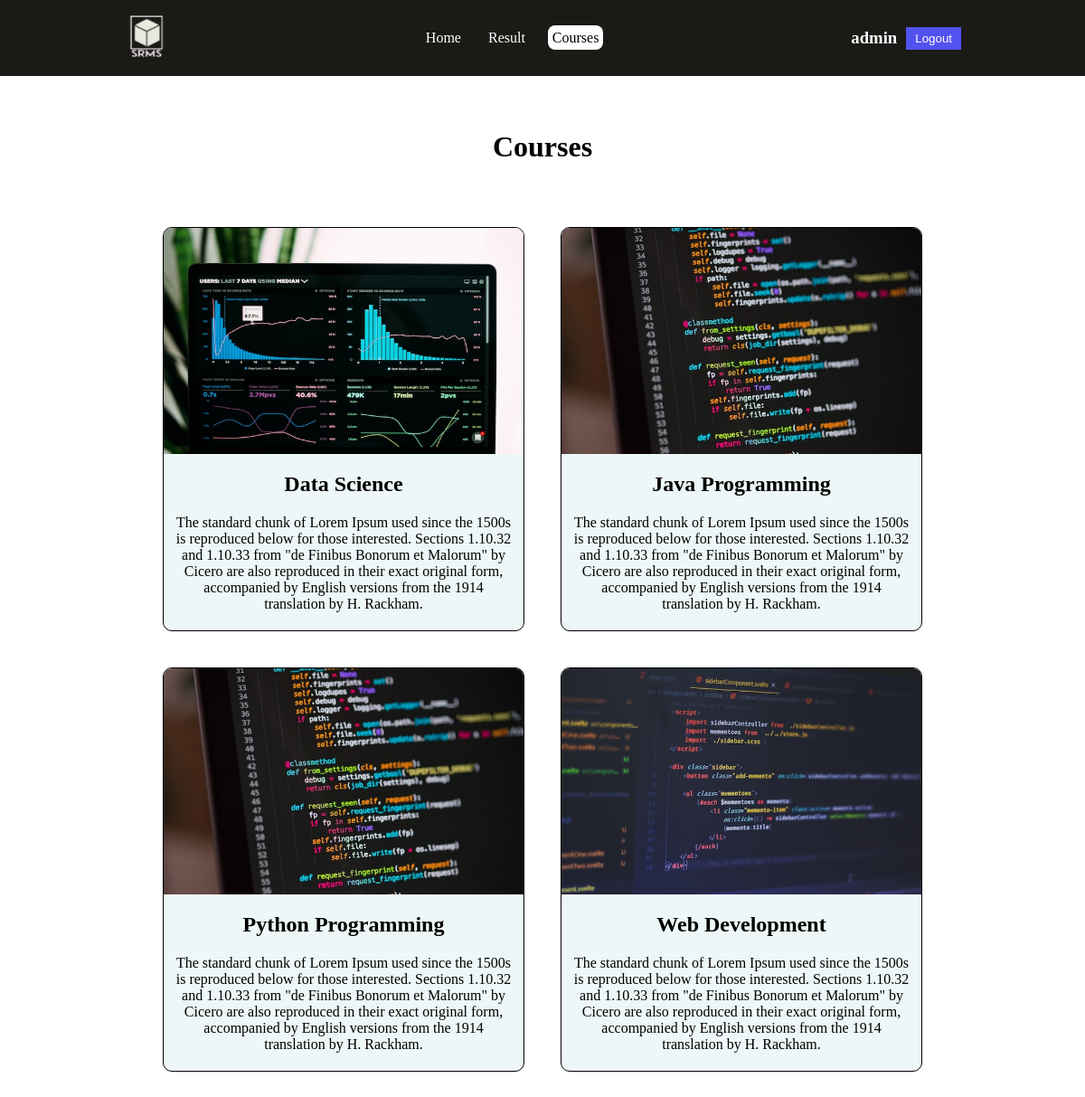
The page /courses (signed in) on the database its author committed.
### resultmanagementapp/models.py (models this page shows)
class CoursesModel(models.Model):
     image = models.ImageField(upload_to = "courses/")
     title = models.CharField(max_length = 250)
     introduction = models.TextField()

### resultmanagementapp/views.py (the view)
# urls.py: path("courses", views.courses, name="courses"),
def courses(request):
    courses = CoursesModel.objects.all()
    data = {
        'title': "SRMS | Courses",
        'courses': courses,
    }
    return render(request, "courses.html", data)

### templates/courses.html
{% extends 'base.html' %}
{% block content %}
<h1 class="course-heading">Courses</h1>
<section class="courses">
     {% for course in courses %}
     <div class="course">
          <div class="course-image">
               <img src="media/{{course.image}}" alt="">
          </div>
          <h1>{{course.title}}</h1>
          <p>{{course.introduction}}</p>
     </div>
     {% endfor %}
</section>
{% endblock %}

### templates/header.html (shortened to what this page needs)
<!DOCTYPE html>
<html lang="en">
<head>
     <link rel="stylesheet" href="static/css/style.css">
     <link rel="stylesheet" href="static/css/home.css">
     <link rel="stylesheet" href="static/css/result.css">
     <link rel="stylesheet" href="static/css/login.css">
     <link rel="stylesheet" href="static/css/showresult.css">
     <link rel="stylesheet" href="static/css/courses.css">
</head>
<body>
     <section class="nav-bar">
          <header>
               <div class="logo">
                    <img src="static/logo/logo.png">
               </div>
               <nav>
                    <ul>
                         <li class="{% if request.path == '/' %} active {% endif %}"><a href="{% url 'home' %}">Home</a></li>
                         <li class="{% if request.path == '/result' %} active {% endif %}"><a href="{% url 'result' %}">Result</a></li>
                         <li class="{% if request.path == '/courses' %} active {% endif %}"><a href="{% url 'courses' %}">Courses</a></li>
                    </ul>
               </nav>
               {% if user.is_authenticated %}
                    <div class="logged-in">
                         <h3>{{user}}</h3>
                         <a href="/logout"><button>Logout</button></a>
                    </div>
               {% else %}
                    <div class="btns">
                         <a href="/login"><button>Login</button></a>
                    </div>
               {% endif %}
          </header>
     </section>

### static/css/style.css (style rules this page uses)
* { margin: 0; padding: 0; box-sizing: border-box; }
.logo { width: 60px; }
.logo img { width: 100%; }
.nav-bar { background-color: rgb(27, 26, 23); padding: 15px 0px 15px 0px; }
.nav-bar header { display: flex; justify-content: space-around; align-items: center; }
.nav-bar header nav ul { display: flex; list-style: none; }
nav ul li { margin: 10px; }
nav ul li a { text-decoration: none; padding: 5px; color: white; border-radius: 8px; }
.btns button, .logged-in button { padding: 5px 10px 5px 10px; margin-left: 5px; margin-right: 5px; background-color: rgb(82, 82, 240); color: white; cursor: pointer; border: none; }
.active a { background-color: white; color: black; }
.logged-in { display: flex; flex-direction: row; align-items: center; }
.logged-in h3 { color: white; margin-right: 5px; }

### static/css/courses.css (style rules this page uses)
.courses { display: flex; justify-content: center; align-items: center; margin-bottom: 50px; flex-wrap: wrap; }
.course-heading { text-align: center; margin-top: 60px; margin-bottom: 50px; }
.courses .course { display: flex; align-items: center; width: 400px; flex-direction: column; border: 1px solid black; border-radius: 10px; overflow: hidden; background-color: rgb(238, 247, 247); margin: 20px; }
.course-image { width: 400px; height: 250px; }
.course-image img { width: 100%; height: 100%; }
.course h1 { margin-top: 20px; margin-bottom: 20px; }
.course p { margin-left: 10px; margin-right: 10px; margin-bottom: 20px; text-align: center; }

### rows shown on the page
CoursesModel: image (picture), title "Data Science", introduction "The standard chunk of Lorem Ipsum used since the 1500s is reproduced below for those interested. Sections 1.10.32 and 1.10.33 from \"de Finibus Bonorum et Malorum\" by Cicero are also reproduced in their exact original form, accompanied by English versions from the 1914 translation by H. Rackham."
CoursesModel: image (picture), title "Java Programming", introduction "The standard chunk of Lorem Ipsum used since the 1500s is reproduced below for those interested. Sections 1.10.32 and 1.10.33 from \"de Finibus Bonorum et Malorum\" by Cicero are also reproduced in their exact original form, accompanied by English versions from the 1914 translation by H. Rackham."
CoursesModel: image (picture), title "Python Programming", introduction "The standard chunk of Lorem Ipsum used since the 1500s is reproduced below for those interested. Sections 1.10.32 and 1.10.33 from \"de Finibus Bonorum et Malorum\" by Cicero are also reproduced in their exact original form, accompanied by English versions from the 1914 translation by H. Rackham."
CoursesModel: image (picture), title "Web Development", introduction "The standard chunk of Lorem Ipsum used since the 1500s is reproduced below for those interested. Sections 1.10.32 and 1.10.33 from \"de Finibus Bonorum et Malorum\" by Cicero are also reproduced in their exact original form, accompanied by English versions from the 1914 translation by H. Rackham."

### other values the page prints
{{ user }} "admin"
